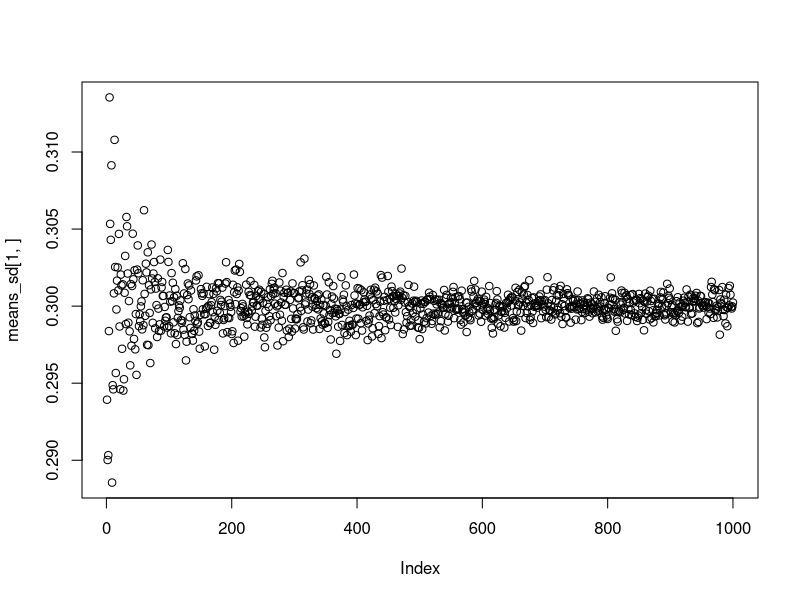
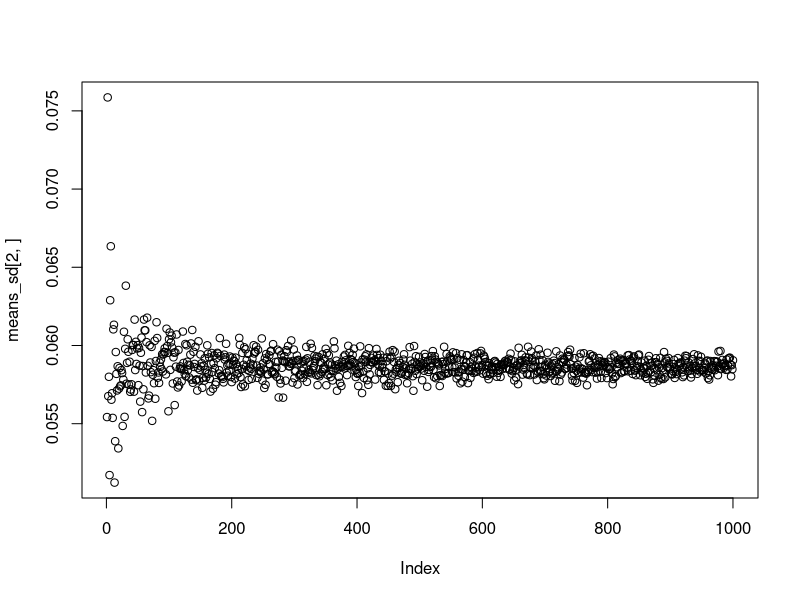
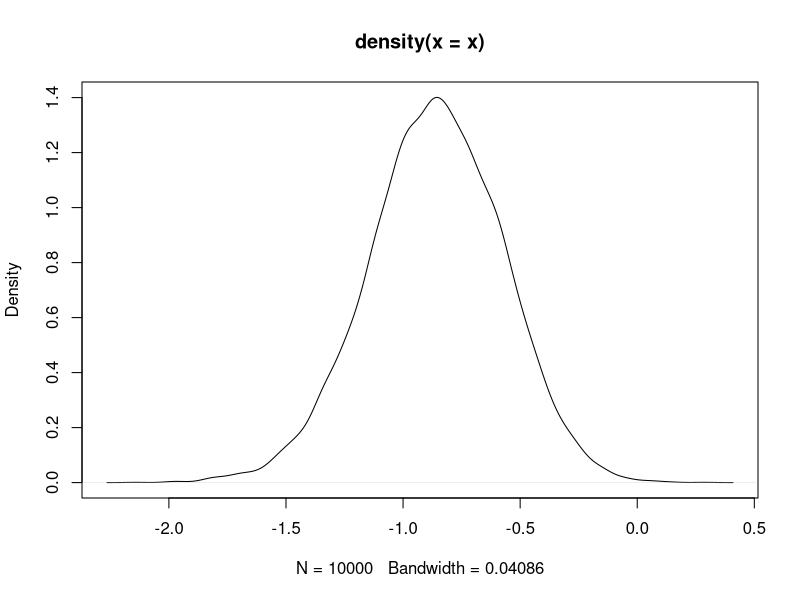
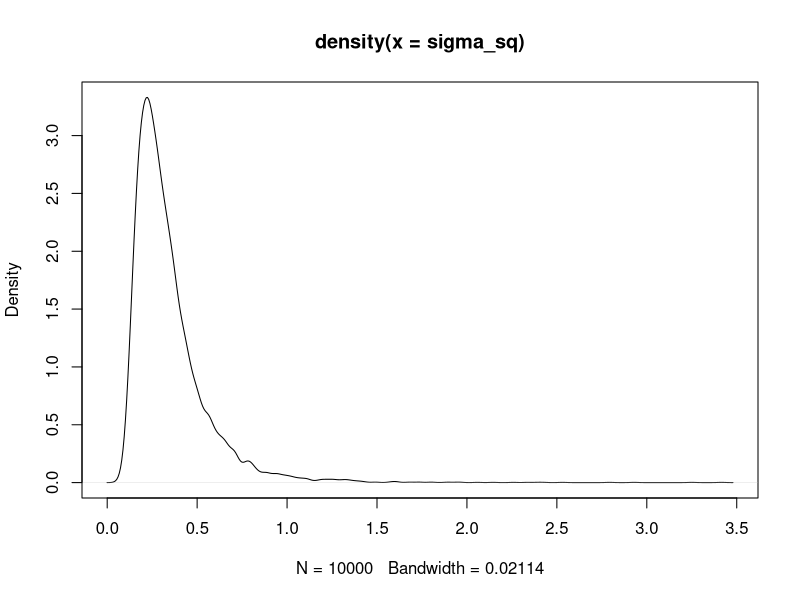
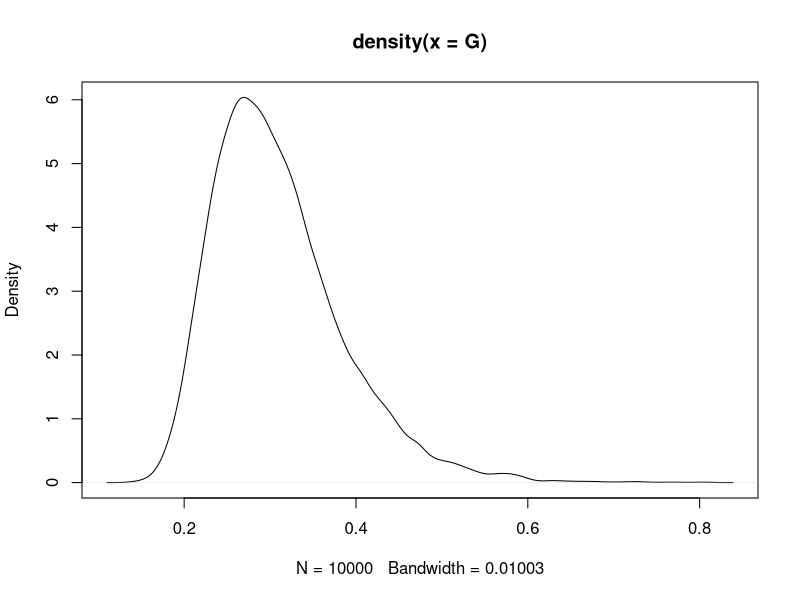
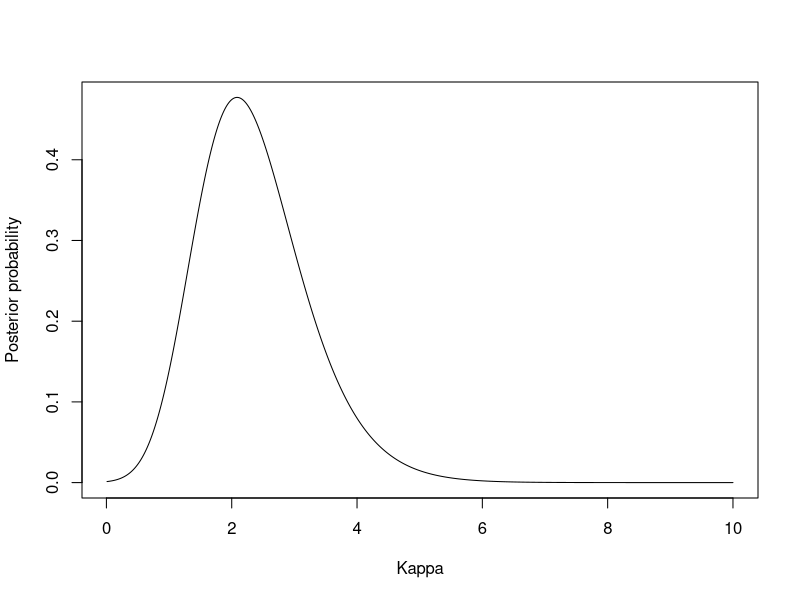

Here is the R script that generated these plots, in order:
# 1.a)
s = 13
n = 50
f = n - s
a0 = 5
b0 = 5

#the different amount of draws
draws = matrix(seq(from=10, to= 10000, by=10))

#function for making the draws and calculate mean and sd of theta
draw = function(nDraws, s, n, f, a0, b0){
  posterior = rbeta(nDraws, a0 + s, b0 + f)
  mean = mean(posterior)
  sd = sd(posterior)
  return(c(mean, sd))
}

#for each amount of draws, calculate means and sd's
means_sd = apply(draws, 1, draw, s=s, n=n, f=f, a0=a0, b0=b0)

#plot results
plot(means_sd[1,])
plot(means_sd[2,])


# 1.b)
nDraws = 10000

#make the draws
x = rbeta(nDraws, a0 + s, b0 + f)

#check fraction of the draws smaller than 0.3, becomes the posterior probability of theta smaller than 0.3
sum(x < 0.3) / length(x)

#exact value from the beta cdf
pbeta(0.3, a0 + s, b0 + f)

# 1.c)
nDraws = 10000
x = rbeta(nDraws, a0 + s, b0 + f)
x = log(x/(1-x))
plot(density(x))

# --------------------------------------------------------------------------------------------------------------
# 2.a)
nDraws = 10000
mu = 3.5
sample = c(33, 24, 48, 32, 55, 74, 23, 76, 17)
n = as.numeric(length(sample))

#drawing sigma_sq (posterior) from inv-chi(n,tau_sq), (tau_sq is prior variance for sigma_sq)
tau_sq = sum((log(sample) - mu)^2)/n
x = rchisq(nDraws, n)
sigma_sq = n * tau_sq / x

plot(density(sigma_sq))

# 2.b)
# calculating gini-coefficient
G = 2 * pnorm(sqrt(sigma_sq / 2)) - 1
plot(density(G))

# 2.c)
#computing an empirical cdf for the posterior draws, and with the help of this printing the 2.5% and 97.5% quantiles for the posterior density(G)
cdf = ecdf(G)
quantile(cdf,0.025)
quantile(cdf,0.975)

# 2.d)
density = cbind(density(G)$x, density(G)$y)
density = density[order(density[,2],decreasing=TRUE),]
density = cbind(density, cumsum(density[,2])/sum(density[,2]))

#density now contains in decreasing order of density: parameter value, density, cumulative density
#now selecting the parameter values (column 1) where the proportional cumulative sum of densities (column 3) is less than 95%
highest_densites = density[1:sum(density[,3]<0.95),1]

#the min/max parameter value of the 95% highest density values is the left/right HPDI bound
min(highest_densites)
max(highest_densites)

# ------------------------------------------------------------------------------------------------------------
# 3.a)
# p(??|y, ?) ??? p(y|?, ??) * p(??)
data = c(1.83, 2.02, 2.33, -2.79, 2.07, 2.02, -2.44, 2.14, 2.54, 2.23)
lambda = 1
mu = 2.51

#the values of kappa to evaluate
kappas = seq(0.01, 10, 0.01)

#prior k ~ exp(lambda), so the prior pdf = lambda * e^-(lambda * k), calculated for each kappa
prior = sapply(kappas, function(x) lambda*exp(-lambda * x))

#likelihood according to the pdf in the instructions, multiplied over all data values, calculated for each kappa
likelihood = sapply(kappas, function(x) prod(exp(x * cos(data - mu))/(2 * pi * besselI(x, 0))))

posterior = likelihood * prior

plot(kappas, posterior/(sum(posterior)*0.01), ylab="Posterior probability", xlab="Kappa", type="l")

# 3.b)
#looking for the kappa value with the highest probability
kappas[which.max(posterior)]
